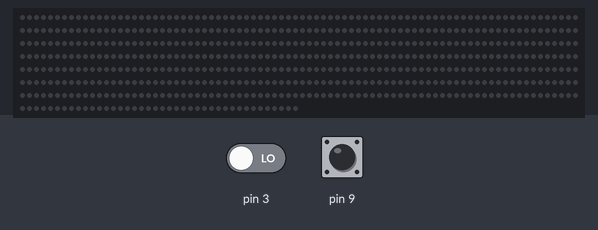
A sketch run on a simulated Arduino Uno, built with avr-gcc and run on an emulated ATmega328P. Parts: 600 RGB LEDs in strip order, left to right, continuing on the next row. The test bench sets the inputs (shaded band); at power-on: pin 3 LOW, pin 9 HIGH. Dim RGB values are drawn brighter than linear; random numbers use the default seed unless the sketch sets one.

Above: at 1.2 s.
1.3 s: pin 3 driven HIGH
At 1.53 s:
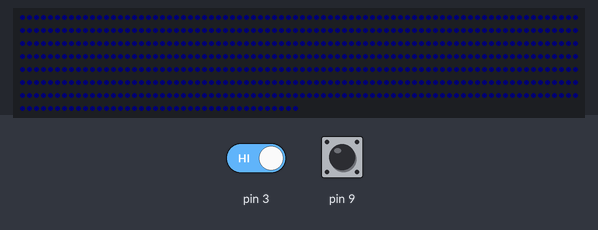
3.8 s: pin 3 driven LOW
6.8 s: pin 9 pulled LOW for 1 s
At 8.35 s:
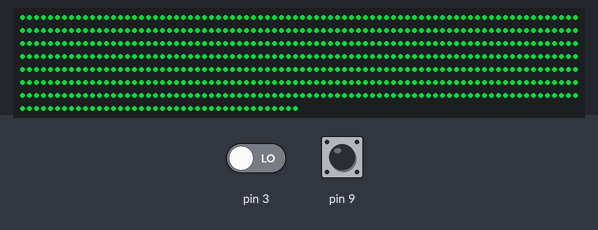
8.4 s: pin 9 pulled LOW for 3.2 s
At 9.9 s:
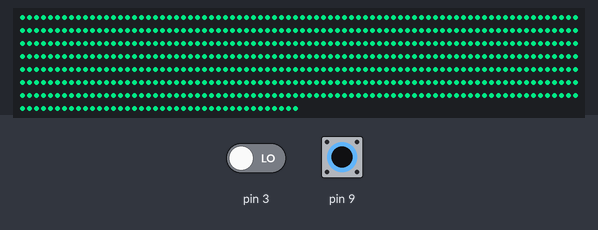
Timing chart, 0 to 11.4 s (numbered marks = the images above; inputs shaded):
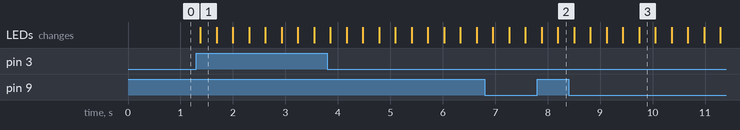

Measured:
- after the input at 1.3 s, the LEDs: change after 0.08 s (image 1)

The sketch:

LEDSDB2.ino
```cpp
#include <Adafruit_NeoPixel.h>
#define LED_PIN    6
#define LED_COUNT  600

bool OnPresence;
unsigned long Top;
unsigned long LastTop;
unsigned long FirstTop;
unsigned long delaiend;
unsigned long delaitrans;
//unsigned long AnimTop;
//uint32_t color;
Adafruit_NeoPixel strip(LED_COUNT,LED_PIN, NEO_GRB + NEO_KHZ800);

bool transitionComplete;
unsigned long transitionTime;
unsigned long previousTransition;
//int initialBrightness = 0;
//int Brightness = 0;
//int brightness = 0;
int a = 0;
int b = 0;
int c = 0;
int d = 0;
int e = 0;
int f = 0;
int x = 0;
int y = 0;
int z = 0;
uint8_t red;
uint8_t green;
uint8_t blue;

/*struct LEDAnimation {
  uint16_t index; // Index de la LED dans la bande
  uint32_t start_time; // Heure de début de l'animation
  bool fading_in; // Indique si la LED est en train de s'allumer ou de s'éteindre
};

// Tableau pour stocker les informations sur les LED en cours d'animation
LEDAnimation animations[40];*/

void setup() {
  // put your setup code here, to run once:
pinMode(3, INPUT);
pinMode(9, INPUT_PULLUP);
randomSeed(analogRead(0));
strip.begin ();
strip.show ();
}

void loop() {
  // put your main code here, to run repeatedly:

if (digitalRead(3) == HIGH ||digitalRead(9) == LOW)
{
  OnPresence = true;
  Top = millis();
}

else if (digitalRead(3) == LOW && digitalRead(9) == HIGH && OnPresence && millis() - Top > 10000)
{
  OnPresence = false;
  LastTop = millis();
}

if (!OnPresence)
{
// Extraire les composantes de couleur RVB
  previousTransition = millis ();
  delaiend = millis () - LastTop;
  //initialBrightness = strip.getBrightness();
  if (delaiend < 2000)
  {
  d = map(delaiend, 0, 2000, x, 0);
  e = map(delaiend, 0, 2000, y, 0);
  f = map(delaiend, 0, 2000, z, 0);
  //Brightness = map(delai, 0, 2000, initialBrightness, 0);
  //strip.setBrightness(Brightness);
  strip.fill(strip.Color(d,e,f),0, 600);
  strip.show ();
  }
}

else if (OnPresence)
{
  if (transitionComplete)
{
  a = random(256);
  b = random(256);
  c = random(256);
  //brightness = 255;

    // Choisir aléatoirement la durée de transition entre 10 et 30 secondes
  transitionTime = random(10000, 30000);
  previousTransition = millis ();
  transitionComplete = false;
}

  delaitrans = millis () - previousTransition;
  //initialBrightness = strip.getBrightness();
  /*for (int i = 0; i < LED_COUNT; i +=2)
  {
    uint32_t color = strip.getPixelColor(i); // Récupérer la couleur du pixel

// Extraire les composantes de couleur RVB
    uint8_t red = (color >> 16) & 0xFF;
    uint8_t green = (color >> 8) & 0xFF;
    uint8_t blue = color & 0xFF;
    int d = map(delai, 0, 2000, red, a);
    int e = map(delai, 0, 2000, green, b);
    int f = map(delai, 0, 2000, blue, c);
    strip.setPixelColor(i,d, e, f);
  }*/

// Extraire les composantes de couleur RVB
if (delaitrans < transitionTime)
{
    x = map(delaitrans, 0, 3000, d, a);
    y = map(delaitrans, 0, 3000, e, b);
    z = map(delaitrans, 0, 3000, f, c);
   // Brightness = map (delai, 0, transitionTime, initialBrightness,brightness);
    //strip.setBrightness (Brightness);
    strip.fill(strip.Color(x,y,z),0, 600);
    strip.show ();
}

  /*for (int i = 0; i < 30; i++) {
    if (millis () - AnimTop > random(0,1500))
    {
    AnimTop = millis ();
    uint32_t color = strip.getPixelColor(i); // Récupérer la couleur du premier pixel

// Extraire les composantes de couleur RVB
    uint8_t red = (color >> 16) & 0xFF;
    uint8_t green = (color >> 8) & 0xFF;
    uint8_t blue = color & 0xFF;
    int g = map (delai, 0, 5000, red, 0);
    int t = map (delai, 0, 5000, green, 0);
    int o = map (delai, 0, 5000, blue, 120);
    int randomLED = random(0,600); // Choisir une LED parmi toutes les LED
    strip.setPixelColor(randomLED, g, t, o);
    }
  }*/
 }
 if (delaitrans>=transitionTime)
 {
  transitionComplete = true;
 }
}

/*void updateAnimations() {
  unsigned long current_time = millis();
  for (int i = 0; i < 40; i++) {
    // Vérifier si une LED est en cours d'animation
    if (animations[i].index != 0xFFFF) {
      // Calculer le temps écoulé depuis le début de l'animation
      unsigned long elapsed_time = current_time - animations[i].start_time;

      // Mettre à jour la couleur de la LED en fonction du temps écoulé
      uint8_t brightness = 0;
      if (animations[i].fading_in) {
        brightness = map(constrain(elapsed_time, 0, 5000), 0, 5000, 0, 120);
      } else {
        brightness = map(constrain(elapsed_time, 0, 5000), 0, 5000, 120, 0);
      }
      strip.setPixelColor(animations[i].index, 0, 0, brightness);

      // Vérifier si l'animation est terminée
      if (elapsed_time >= 10000) { // Changez 10000 à la valeur souhaitée pour la durée totale de l'animation
        animations[i].index = 0xFFFF; // Marquer l'animation comme terminée
      }
    }
  }
  //strip.show();
}

void selectNewLED() {
  // Générer un nouvel index de LED
  uint16_t new_index = random(LED_COUNT);

  // Rechercher une place libre dans le tableau d'animations
  for (int i = 0; i < 40; i++) {
    if (animations[i].index == 0xFFFF) {
      // Stocker les informations sur la nouvelle LED
      animations[i].index = new_index;
      animations[i].start_time = millis();
      animations[i].fading_in = true;
      return;
    }
  }
}*/
```
